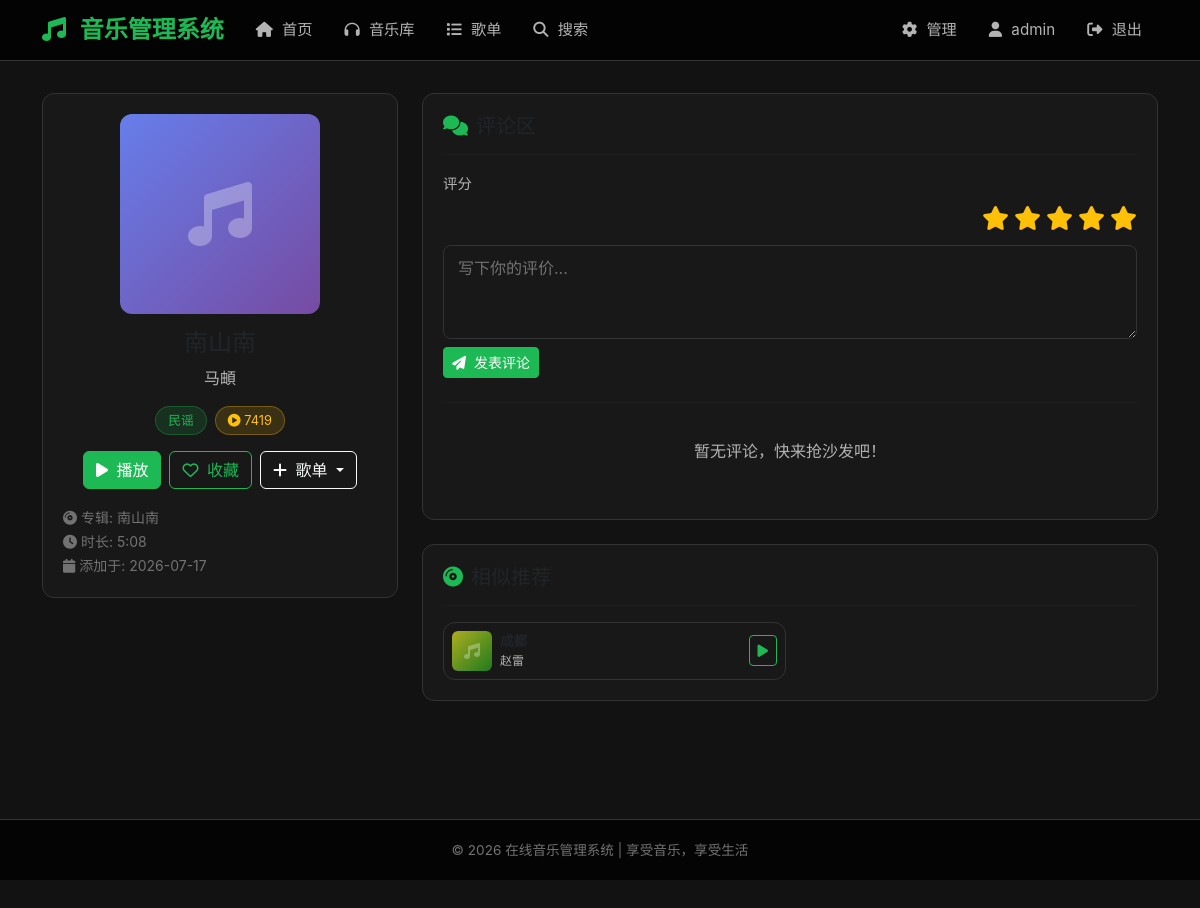
The page /song/14 (signed in) on the database its author committed.
### app.py (models this page shows, shortened)
class Song(db.Model):
    __tablename__ = 'songs'
    id = db.Column(db.Integer, primary_key=True)
    title = db.Column(db.String(100), nullable=False)
    artist = db.Column(db.String(100), default='未知艺术家')
    album = db.Column(db.String(100), default='未知专辑')
    genre = db.Column(db.String(50), default='流行')  # 流派：流行、摇滚、古典、电子、民谣、R&B、爵士、嘻哈
    duration = db.Column(db.Integer, default=0)  # 时长（秒）
    file_path = db.Column(db.String(200), nullable=False)  # 音乐文件路径
    cover_image = db.Column(db.String(200), default='default_cover.jpg')
    lyrics = db.Column(db.Text, default='')  # 歌词
    play_count = db.Column(db.Integer, default=0)
    is_active = db.Column(db.Boolean, default=True)
    created_at = db.Column(db.DateTime, default=db.func.now())
    reviews = db.relationship('Review', backref='song', lazy=True)
    favorites = db.relationship('Favorite', backref='song', lazy=True)
    playlist_songs = db.relationship('PlaylistSong', backref='song', lazy=True)
    play_history = db.relationship('PlayHistory', backref='song', lazy=True)

### app.py (the view)
@app.route('/song/<int:song_id>')
def song_detail(song_id):
    song = Song.query.get_or_404(song_id)
    reviews = Review.query.filter_by(song_id=song_id).order_by(Review.created_at.desc()).all()
    is_favorited = False
    user_rating = None
    if 'user_id' in session:
        fav = Favorite.query.filter_by(user_id=session['user_id'], song_id=song_id).first()
        is_favorited = fav is not None
        user_review = Review.query.filter_by(user_id=session['user_id'], song_id=song_id).first()
        if user_review:
            user_rating = user_review.rating
    user_playlists = []
    if 'user_id' in session:
        user_playlists = Playlist.query.filter_by(user_id=session['user_id']).all()
    related_songs = Song.query.filter(
        Song.genre == song.genre,
        Song.id != song_id,
        Song.is_active == True
    ).order_by(Song.play_count.desc()).limit(5).all()
    return render_template('song_detail.html',
                         song=song,
                         reviews=reviews,
                         is_favorited=is_favorited,
                         user_rating=user_rating,
                         user_playlists=user_playlists,
                         related_songs=related_songs)

### templates/song_detail.html (shortened to what this page needs)
{% extends "base.html" %}
{% block content %}
<div class="row">
    <div class="col-md-4 mb-4">
        <div class="card">
            <div class="card-body text-center">
                <div style="width: 200px; height: 200px; margin: 0 auto 15px; border-radius: 12px; background: linear-gradient(135deg, #667eea 0%, #764ba2 100%); display: flex; align-items: center; justify-content: center;">
                    <i class="fas fa-music" style="font-size: 4rem; color: rgba(255,255,255,0.3);"></i>
                </div>
                <h4>{{ song.title }}</h4>
                <p style="color: var(--text-secondary);">{{ song.artist }}</p>
                <div class="d-flex justify-content-center gap-2 mb-3">
                    <span class="genre-badge">{{ song.genre }}</span>
                    <span class="genre-badge" style="background: rgba(255,193,7,0.15); color: #ffc107; border-color: rgba(255,193,7,0.3);">
                        <i class="fas fa-play-circle"></i> {{ song.play_count }}
                    </span>
                </div>
                <div class="d-flex justify-content-center gap-2">
                    <button class="btn btn-primary play-btn" data-song-id="{{ song.id }}">
                        <i class="fas fa-play me-1"></i> 播放
                    </button>
                    {% if session.user_id %}
                        {% if is_favorited %}
                        <form method="POST" action="{{ url_for('favorite_remove', song_id=song.id) }}" style="display:inline;">
                            <button type="submit" class="btn btn-outline-danger">
                                <i class="fas fa-heart me-1"></i> 取消收藏
                            </button>
                        </form>
                        {% else %}
                        <form method="POST" action="{{ url_for('favorite_add', song_id=song.id) }}" style="display:inline;">
                            <button type="submit" class="btn btn-outline-primary">
                                <i class="far fa-heart me-1"></i> 收藏
                            </button>
                        </form>
                        {% endif %}
                        <div class="dropdown d-inline">
                            <button class="btn btn-outline-light dropdown-toggle" data-bs-toggle="dropdown">
                                <i class="fas fa-plus me-1"></i> 歌单
                            </button>
                        </div>
                    {% endif %}
                </div>
                <div class="mt-3 text-start">
                    <small style="color: var(--text-muted);">
                        <i class="fas fa-compact-disc"></i> 专辑: {{ song.album }}<br>
                        <i class="fas fa-clock"></i> 时长: {% if song.duration %}{{ song.duration // 60 }}:{{ '%02d' % (song.duration % 60) }}{% else %}未知{% endif %}<br>
                        <i class="fas fa-calendar"></i> 添加于: {{ song.created_at.strftime('%Y-%m-%d') if song.created_at else '未知' }}
                    </small>
                </div>
            </div>
        </div>
    </div>
    <div class="col-md-8">
        <div class="card mb-4">
            <div class="card-body">
                <h5><i class="fas fa-comments me-2" style="color: var(--primary-color);"></i>评论区</h5>
                <hr style="border-color: var(--border-color);">
                {% if session.user_id %}
                <form method="POST" action="{{ url_for('review_add', song_id=song.id) }}" class="mb-4">
                    <div class="mb-2">
                        <label class="form-label">评分</label>
                        <div class="rating-select" id="ratingSelect">
                            <label for="star5" title="5分"><i class="fas fa-star"></i></label>
                            <label for="star4" title="4分"><i class="fas fa-star"></i></label>
                            <label for="star3" title="3分"><i class="fas fa-star"></i></label>
                            <label for="star2" title="2分"><i class="fas fa-star"></i></label>
                            <label for="star1" title="1分"><i class="fas fa-star"></i></label>
                        </div>
                    </div>
                    <div class="mb-2">
                        <textarea name="content" class="form-control" rows="3" placeholder="写下你的评价..." required></textarea>
                    </div>
                    <button type="submit" class="btn btn-primary btn-sm">
                        <i class="fas fa-paper-plane me-1"></i> 发表评论
                    </button>
                </form>
                <hr style="border-color: var(--border-color);">
                {% else %}
                <div class="text-center py-3">
                    <p style="color: var(--text-secondary);">请 <a href="{{ url_for('login', next=request.path) }}">登录</a> 后发表评论</p>
                </div>
                <hr style="border-color: var(--border-color);">
                {% endif %}
                {% if reviews %}
                    {% for review in reviews %}
                    <div class="review-item">
                        <div class="d-flex justify-content-between align-items-start">
                            <div>
                                <span class="review-user"><i class="fas fa-user-circle me-1"></i>{{ review.user.username }}</span>
                                <span class="review-time ms-2">{{ review.created_at.strftime('%Y-%m-%d %H:%M') }}</span>
                            </div>
                            <div class="star-rating">
                                {% for i in range(5) %}
                                    {% if i < review.rating %}
                                    <i class="fas fa-star"></i>
                                    {% else %}
                                    <i class="far fa-star"></i>
                                    {% endif %}
                                {% endfor %}
                            </div>
                        </div>
                        <div class="review-content">{{ review.content }}</div>
                        {% if session.user_id == review.user_id or session.role == 'admin' %}
                        <form method="POST" action="{{ url_for('review_delete', review_id=review.id) }}" class="mt-2">
                            <button type="submit" class="btn btn-sm btn-outline-danger" onclick="return confirm('确定删除此评论？')">
                                <i class="fas fa-trash"></i> 删除
                            </button>
                        </form>
                        {% endif %}
                    </div>
                    {% endfor %}
                {% else %}
                    <p style="color: var(--text-secondary); text-align: center; padding: 20px;">暂无评论，快来抢沙发吧！</p>
                {% endif %}
            </div>
        </div>
        {% if related_songs %}
        <div class="card">
            <div class="card-body">
                <h5><i class="fas fa-compact-disc me-2" style="color: var(--primary-color);"></i>相似推荐</h5>
                <hr style="border-color: var(--border-color);">
                <div class="row g-2">
                    {% for rs in related_songs %}
                    <div class="col-6">
                        <div class="card song-card" data-song-id="{{ rs.id }}">
                            <div class="card-body d-flex align-items-center gap-2 p-2">
                                <div style="width: 40px; height: 40px; border-radius: 6px; background: linear-gradient(135deg, hsl({{ loop.index * 60 }}, 70%, 40%) 0%, hsl({{ loop.index * 60 + 60 }}, 60%, 30%) 100%); flex-shrink: 0; display: flex; align-items: center; justify-content: center;">
                                    <i class="fas fa-music" style="font-size: 1rem; color: rgba(255,255,255,0.3);"></i>
                                </div>
                                <div style="min-width: 0; flex: 1;">
                                    <div style="font-size: 0.85rem; font-weight: 600; overflow: hidden; text-overflow: ellipsis; white-space: nowrap;">{{ rs.title }}</div>
                                    <div style="font-size: 0.75rem; color: var(--text-secondary);">{{ rs.artist }}</div>
                                </div>
                                <button class="btn btn-sm btn-outline-primary" onclick="event.stopPropagation(); playSong({{ rs.id }})">
                                    <i class="fas fa-play"></i>
                                </button>
                            </div>
                        </div>
                    </div>
                    {% endfor %}
                </div>
            </div>
        </div>
        {% endif %}
    </div>
</div>
{% endblock %}

### static/css/style.css (style rules this page uses)
:root { --primary-color: #1db954; --primary-dark: #169c46; --secondary-color: #191414; --bg-dark: #121212; --bg-card: #181818; --bg-card-hover: #282828; --text-primary: #ffffff; --text-secondary: #b3b3b3; --text-muted: #727272; --border-color: #333333; --gradient-start: #1db954; --gradient-end: #191414; }
* { margin: 0; padding: 0; box-sizing: border-box; }
body { font-family: -apple-system, BlinkMacSystemFont, 'Segoe UI', 'PingFang SC', 'Microsoft YaHei', sans-serif; background-color: var(--bg-dark); color: var(--text-primary); min-height: 100vh; display: flex; flex-direction: column; }
.btn-primary { background-color: var(--primary-color); border-color: var(--primary-color); color: #fff; }
.btn-outline-primary { border-color: var(--primary-color); color: var(--primary-color); }
.card { background-color: var(--bg-card); border: 1px solid var(--border-color); border-radius: 12px; transition: all 0.3s ease; overflow: hidden; }
.card-body { padding: 1.25rem; }
.song-card { cursor: pointer; position: relative; }
.form-control, .form-select { background-color: var(--bg-card); border: 1px solid var(--border-color); color: var(--text-primary); border-radius: 8px; padding: 10px 14px; }
.form-control::placeholder { color: var(--text-muted); }
.form-label { color: var(--text-secondary); font-size: 0.9rem; margin-bottom: 6px; }
.rating-select { display: flex; flex-direction: row-reverse; gap: 5px; }
.rating-select label { cursor: pointer; font-size: 1.5rem; color: var(--text-muted); transition: color 0.2s; }
.rating-select label:hover, .rating-select label:hover ~ label, .rating-select input:checked ~ label { color: #ffc107; }
.genre-badge { display: inline-block; padding: 4px 12px; border-radius: 15px; font-size: 0.8rem; background-color: rgba(29, 185, 84, 0.15); color: var(--primary-color); border: 1px solid rgba(29, 185, 84, 0.3); }

### rows shown on the page
Song: artist "马頔", genre "民谣", play_count "7419", album "南山南", duration "5", song.duration%60 "08", created_at "2026-07-17"
Song: artist "赵雷"

### other values the page prints
{{ session.username }} "admin"
